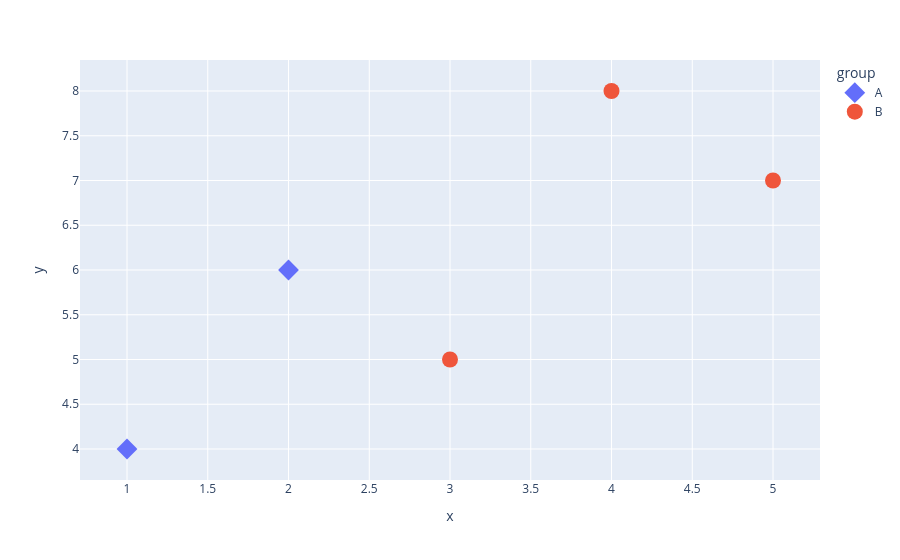

Write notebook code for a chart like this one.
### Markdown cell above
You can also update only certain traces by using `selector`.

### Code cell
fig = px.scatter(df, x="x", y="y", color="group")

fig.update_traces(
    marker=dict(size=16, symbol="diamond"),
    selector=dict(name="A")
)

fig.update_traces(
    marker=dict(size=16, symbol="circle"),
    selector=dict(name="B")
)

fig.show()

### Figure 1 — Plotly figure (JSON) as saved in the notebook; plotly's stock layout.template omitted (floating-point values rounded to 4 significant figures)
{"data": [{"hovertemplate": "group=A<br>x=%{x}<br>y=%{y}<extra></extra>", "legendgroup": "A", "marker": {"color": "#636efa", "size": 16, "symbol": "diamond"}, "mode": "markers", "name": "A", "orientation": "v", "showlegend": true, "type": "scatter", "x": [1, 2], "xaxis": "x", "y": [4, 6], "yaxis": "y"}, {"hovertemplate": "group=B<br>x=%{x}<br>y=%{y}<extra></extra>", "legendgroup": "B", "marker": {"color": "#EF553B", "size": 16, "symbol": "circle"}, "mode": "markers", "name": "B", "orientation": "v", "showlegend": true, "type": "scatter", "x": [3, 4, 5], "xaxis": "x", "y": [5, 8, 7], "yaxis": "y"}], "layout": {"legend": {"title": {"text": "group"}, "tracegroupgap": 0}, "margin": {"t": 60}, "xaxis": {"anchor": "y", "domain": [0, 1], "title": {"text": "x"}}, "yaxis": {"anchor": "x", "domain": [0, 1], "title": {"text": "y"}}}}
